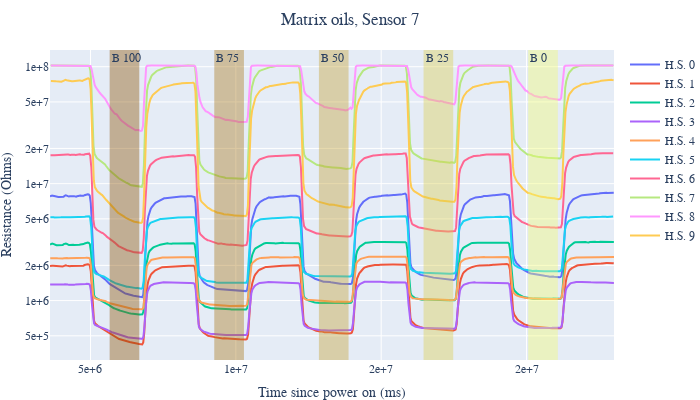

The notebook cell saved with this chart:
### Code cell
plot_data_arr(sensor_data, "oils", 7, sensor_labels, skip=100, cut=1)

### Figure 1 — Plotly figure (JSON) as saved in the notebook; plotly's stock layout.template omitted (floating-point values rounded to 4 significant figures; data arrays with more than 128 entries replaced by an {"elided": "..."} marker saying what was removed)
{"data": [{"mode": "lines", "name": "H.S. 0", "showlegend": true, "type": "scatter", "x": {"elided": "539 int values"}, "y": {"elided": "539 float values"}}, {"mode": "lines", "name": "H.S. 1", "showlegend": true, "type": "scatter", "x": {"elided": "539 int values"}, "y": {"elided": "539 float values"}}, {"mode": "lines", "name": "H.S. 2", "showlegend": true, "type": "scatter", "x": {"elided": "539 int values"}, "y": {"elided": "539 float values"}}, {"mode": "lines", "name": "H.S. 3", "showlegend": true, "type": "scatter", "x": {"elided": "539 int values"}, "y": {"elided": "539 float values"}}, {"mode": "lines", "name": "H.S. 4", "showlegend": true, "type": "scatter", "x": {"elided": "539 int values"}, "y": {"elided": "539 float values"}}, {"mode": "lines", "name": "H.S. 5", "showlegend": true, "type": "scatter", "x": {"elided": "538 int values"}, "y": {"elided": "538 float values"}}, {"mode": "lines", "name": "H.S. 6", "showlegend": true, "type": "scatter", "x": {"elided": "538 int values"}, "y": {"elided": "538 float values"}}, {"mode": "lines", "name": "H.S. 7", "showlegend": true, "type": "scatter", "x": {"elided": "538 int values"}, "y": {"elided": "538 float values"}}, {"mode": "lines", "name": "H.S. 8", "showlegend": true, "type": "scatter", "x": {"elided": "538 int values"}, "y": {"elided": "538 float values"}}, {"mode": "lines", "name": "H.S. 9", "showlegend": true, "type": "scatter", "x": {"elided": "538 int values"}, "y": {"elided": "538 float values"}}], "layout": {"annotations": [{"showarrow": false, "text": "B 100", "x": 5658784, "xanchor": "left", "xref": "x", "y": 1, "yanchor": "top", "yref": "y domain"}, {"showarrow": false, "text": "B 75", "x": 9258188, "xanchor": "left", "xref": "x", "y": 1, "yanchor": "top", "yref": "y domain"}, {"showarrow": false, "text": "B 50", "x": 12857883, "xanchor": "left", "xref": "x", "y": 1, "yanchor": "top", "yref": "y domain"}, {"showarrow": false, "text": "B 25", "x": 16457489, "xanchor": "left", "xref": "x", "y": 1, "yanchor": "top", "yref": "y domain"}, {"showarrow": false, "text": "B 0", "x": 20056970, "xanchor": "left", "xref": "x", "y": 1, "yanchor": "top", "yref": "y domain"}], "font": {"family": "Times New Roman"}, "height": 400, "margin": {"b": 0, "l": 0, "r": 10, "t": 50}, "shapes": [{"fillcolor": "#895002", "line": {"width": 0}, "opacity": 0.4, "type": "rect", "x0": 5658784, "x1": 6678732, "xref": "x", "y0": 0, "y1": 1, "yref": "y domain"}, {"fillcolor": "#a77718", "line": {"width": 0}, "opacity": 0.4, "type": "rect", "x0": 9258188, "x1": 10278400, "xref": "x", "y0": 0, "y1": 1, "yref": "y domain"}, {"fillcolor": "#c2a132", "line": {"width": 0}, "opacity": 0.4, "type": "rect", "x0": 12857883, "x1": 13877753, "xref": "x", "y0": 0, "y1": 1, "yref": "y domain"}, {"fillcolor": "#dacc4e", "line": {"width": 0}, "opacity": 0.4, "type": "rect", "x0": 16457489, "x1": 17477324, "xref": "x", "y0": 0, "y1": 1, "yref": "y domain"}, {"fillcolor": "#effa70", "line": {"width": 0}, "opacity": 0.4, "type": "rect", "x0": 20056970, "x1": 21076812, "xref": "x", "y0": 0, "y1": 1, "yref": "y domain"}], "title": {"font": {"family": "Times New Roman"}, "pad": {"b": 0, "l": 0, "r": 0, "t": 0}, "text": "Matrix oils, Sensor 7", "x": 0.5}, "width": 700, "xaxis": {"tickformat": ".0e", "title": {"text": "Time since power on (ms)"}}, "yaxis": {"tickformat": ".0e", "title": {"text": "Resistance (Ohms)"}, "type": "log"}}}
